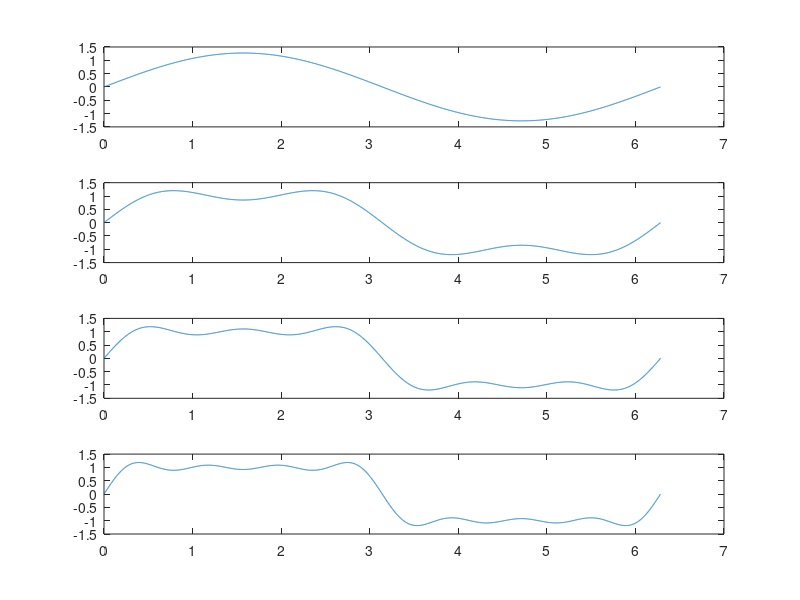

This chart was generated by the following MATLAB code:
t=0:0.001:2*pi
s1=4*sin(t)/pi;s2=4*sin(3*t)/3/pi;s3=4*sin(5*t)/5/pi;s4=4*sin(7*t)/7/pi;
figure;
subplot(411);plot(t,[s1]')
subplot(412);plot(t,[s1+s2]')
subplot(413);plot(t,[s1+s2+s3]')
subplot(414);plot(t,[s1+s2+s3+s4]')